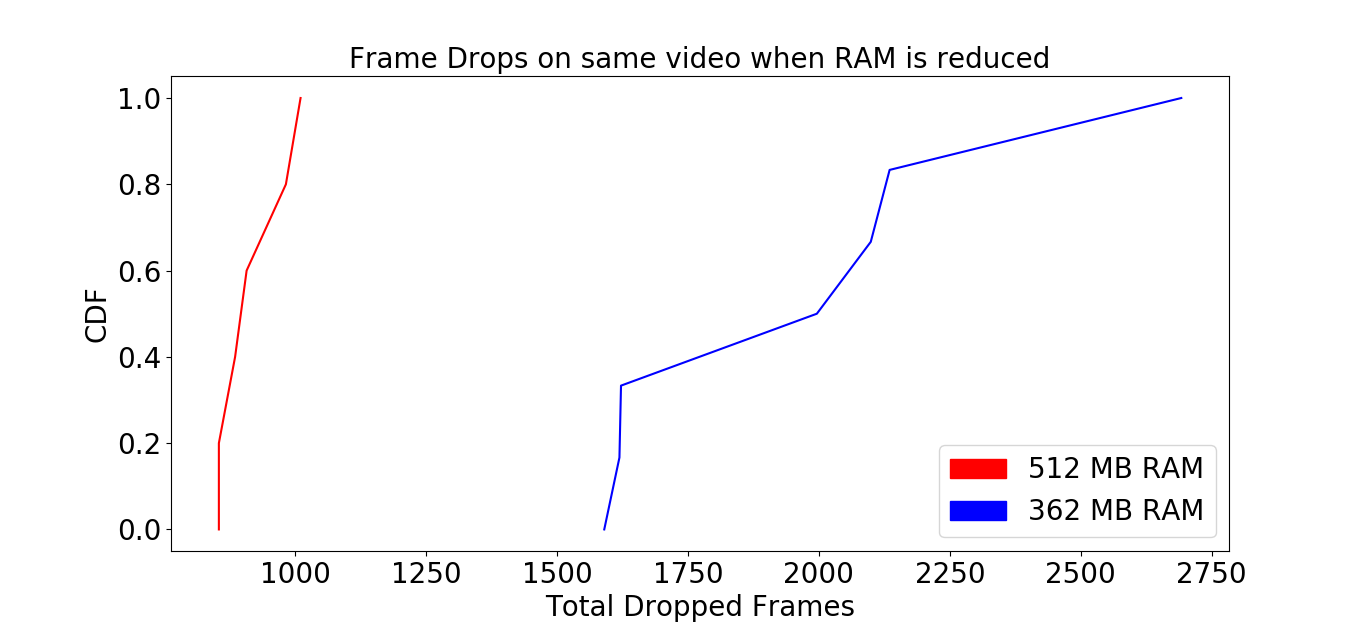

Write Python code to recreate this figure.

import matplotlib.pyplot as plt
import numpy as np
import matplotlib.patches as mpatches
roundtriptimes= [2099,2692,2135,1996,1619,1590,1622]
roundtriptimes2 = [885,854,1010,854,982,907]



sortedtime = np.sort(roundtriptimes)
p = 1. * np.arange(len(roundtriptimes))/(len(roundtriptimes) - 1)

sortedtime2 = np.sort(roundtriptimes2)
p2 = 1. * np.arange(len(roundtriptimes2))/(len(roundtriptimes2) - 1)

plt.plot(sortedtime2, p2,'-r')
plt.plot(sortedtime, p,'-b')
red_patch = mpatches.Patch(color='red', label='512 MB RAM')
blue_patch = mpatches.Patch(color='blue', label='362 MB RAM')



plt.tick_params(labelsize=20)
plt.subplots_adjust( bottom=0.135)
plt.legend(handles=[red_patch,blue_patch],fontsize = 20)



plt.xlabel('Total Dropped Frames',fontsize =20)
plt.ylabel('CDF',fontsize = 20)
plt.title('Frame Drops on same video when RAM is reduced',fontsize = 20)
plt.show()
